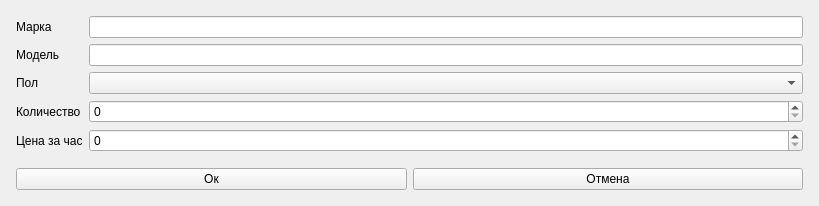
<?xml version="1.0" encoding="UTF-8"?>
<ui version="4.0">
 <class>FormForAddingBikes</class>
 <widget class="QWidget" name="FormForAddingBikes">
  <property name="geometry">
   <rect>
    <x>0</x>
    <y>0</y>
    <width>819</width>
    <height>181</height>
   </rect>
  </property>
  <property name="windowTitle">
   <string>Form</string>
  </property>
  <layout class="QVBoxLayout" name="verticalLayout">
   <item>
    <layout class="QFormLayout" name="formLayout">
     <property name="leftMargin">
      <number>5</number>
     </property>
     <property name="topMargin">
      <number>5</number>
     </property>
     <property name="rightMargin">
      <number>5</number>
     </property>
     <property name="bottomMargin">
      <number>5</number>
     </property>
     <item row="0" column="0">
      <widget class="QLabel" name="label">
       <property name="text">
        <string>Марка</string>
       </property>
      </widget>
     </item>
     <item row="0" column="1">
      <widget class="QLineEdit" name="lineEdit_mark"/>
     </item>
     <item row="1" column="0">
      <widget class="QLabel" name="label_2">
       <property name="text">
        <string>Модель</string>
       </property>
      </widget>
     </item>
     <item row="1" column="1">
      <widget class="QLineEdit" name="lineEdit_model"/>
     </item>
     <item row="2" column="0">
      <widget class="QLabel" name="label_3">
       <property name="text">
        <string>Пол</string>
       </property>
      </widget>
     </item>
     <item row="2" column="1">
      <widget class="QComboBox" name="comboBox_gender"/>
     </item>
     <item row="3" column="0">
      <widget class="QLabel" name="label_4">
       <property name="text">
        <string>Количество</string>
       </property>
      </widget>
     </item>
     <item row="3" column="1">
      <widget class="QSpinBox" name="spinBox_amount"/>
     </item>
     <item row="4" column="0">
      <widget class="QLabel" name="label_5">
       <property name="text">
        <string>Цена за час</string>
       </property>
      </widget>
     </item>
     <item row="4" column="1">
      <widget class="QSpinBox" name="spinBox_price"/>
     </item>
    </layout>
   </item>
   <item>
    <layout class="QHBoxLayout" name="horizontalLayout">
     <property name="leftMargin">
      <number>5</number>
     </property>
     <property name="topMargin">
      <number>5</number>
     </property>
     <property name="rightMargin">
      <number>5</number>
     </property>
     <property name="bottomMargin">
      <number>5</number>
     </property>
     <item>
      <widget class="QPushButton" name="pushButton_ok">
       <property name="text">
        <string>Ок</string>
       </property>
      </widget>
     </item>
     <item>
      <widget class="QPushButton" name="pushButton_cancel">
       <property name="text">
        <string>Отмена</string>
       </property>
      </widget>
     </item>
    </layout>
   </item>
   <item>
    <spacer name="verticalSpacer">
     <property name="orientation">
      <enum>Qt::Vertical</enum>
     </property>
     <property name="sizeHint" stdset="0">
      <size>
       <width>20</width>
       <height>40</height>
      </size>
     </property>
    </spacer>
   </item>
  </layout>
 </widget>
 <resources/>
 <connections/>
</ui>
